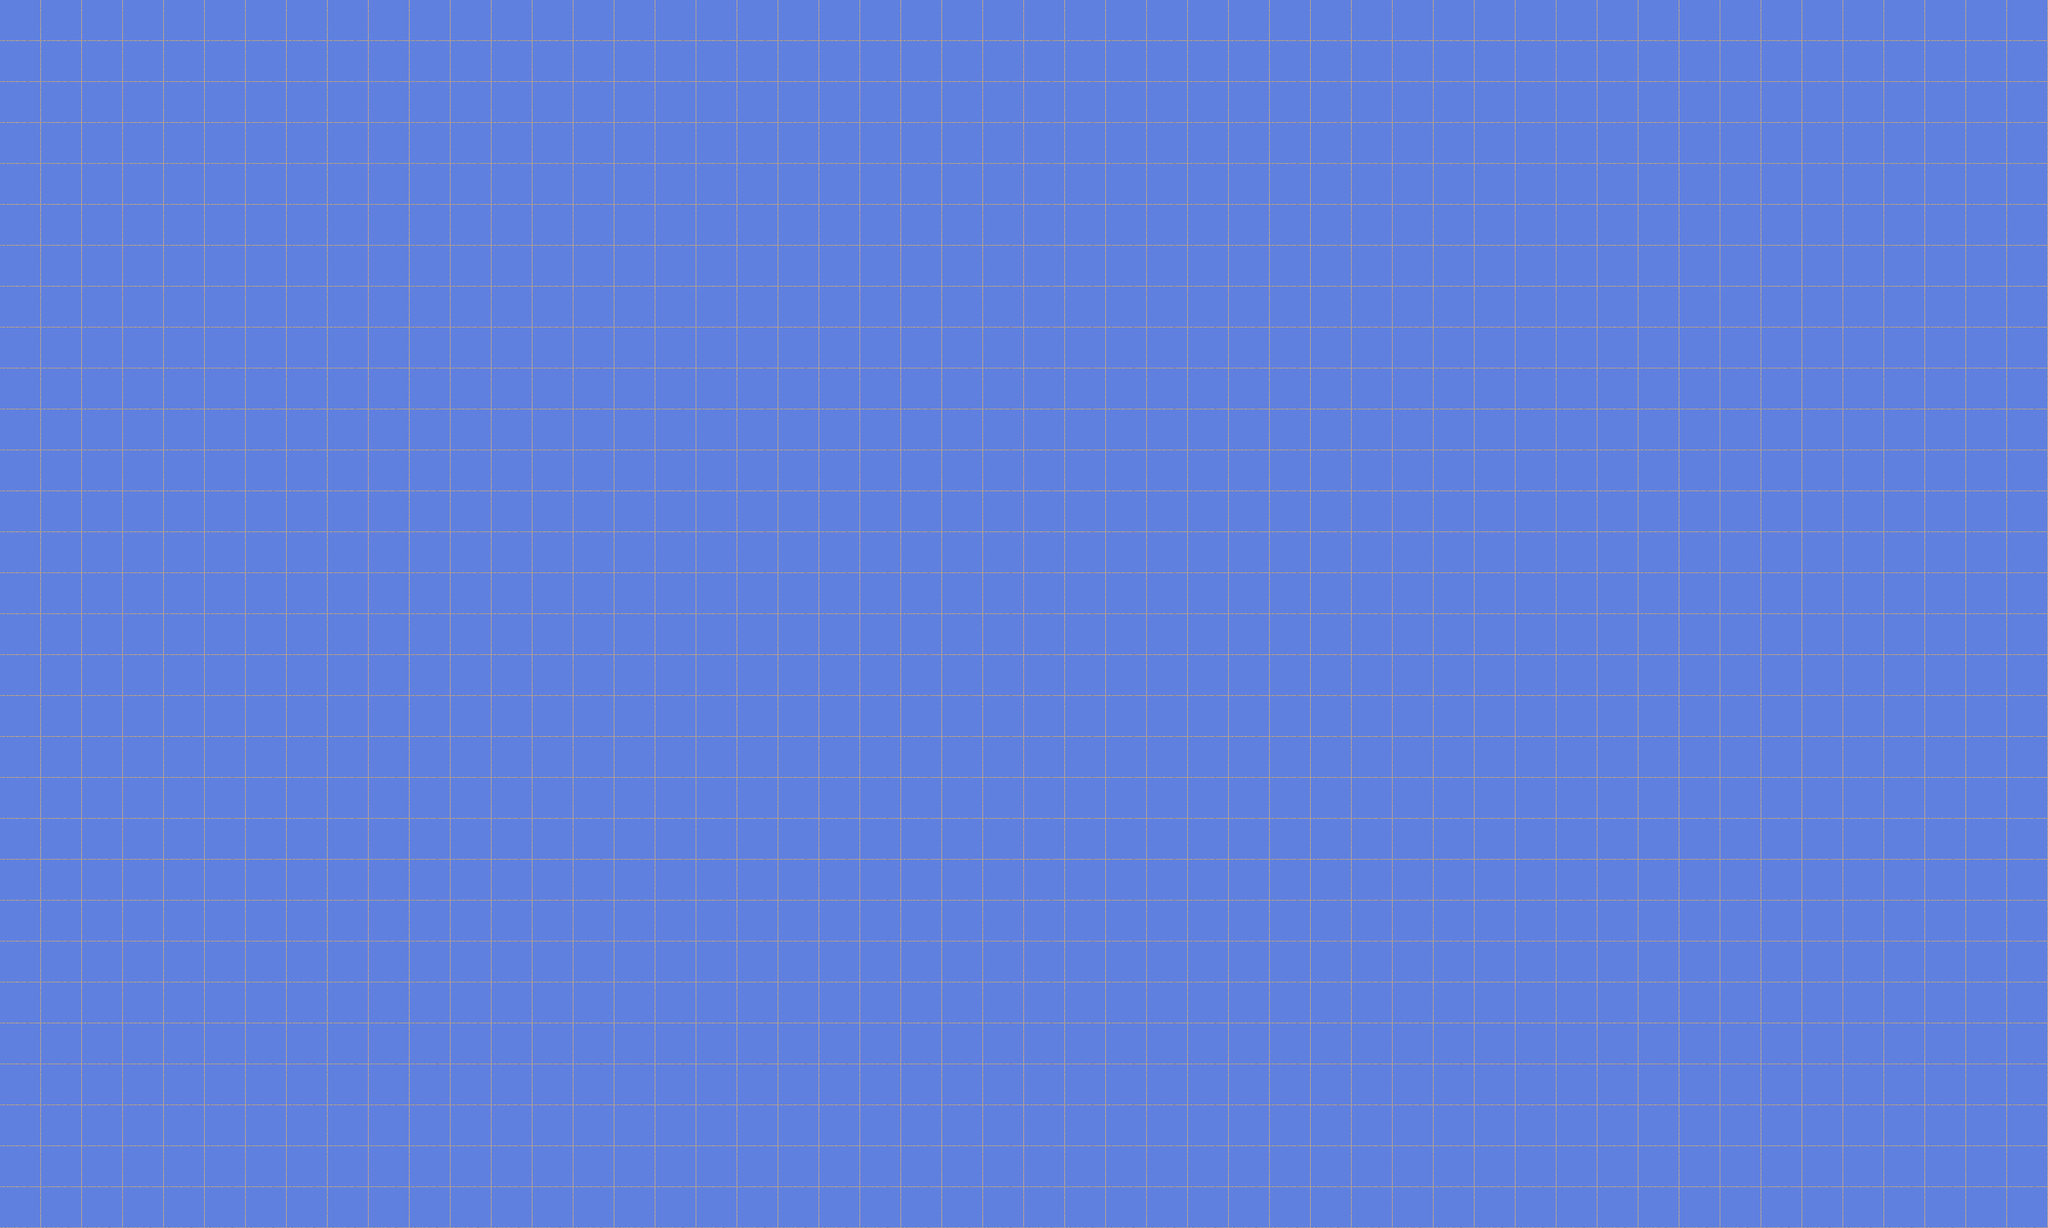

Rendered tile map (Tiled .tmx) drawn with the repository's tilesets; below, a short description and the map source with its tile grids summarised:
An orthogonal 50x30 tile map with 64x64 px tiles, 1 tile layer (ForegroundPlatformLayer).

<map version="1.0" orientation="orthogonal" width="50" height="30" tilewidth="64" tileheight="64">
 <tileset firstgid="1" name="SandstonePlatforms" tilewidth="64" tileheight="64">
  <image source="SandstonePlatforms.png" width="640" height="400" />
 </tileset>
 <layer name="ForegroundPlatformLayer" width="50" height="30">
  <properties>
   <property name="collidable" value="true" />
  </properties>
  <data>[1500 cells, 1500 non-empty, 1 distinct tile ids]</data>
 </layer>
</map>
